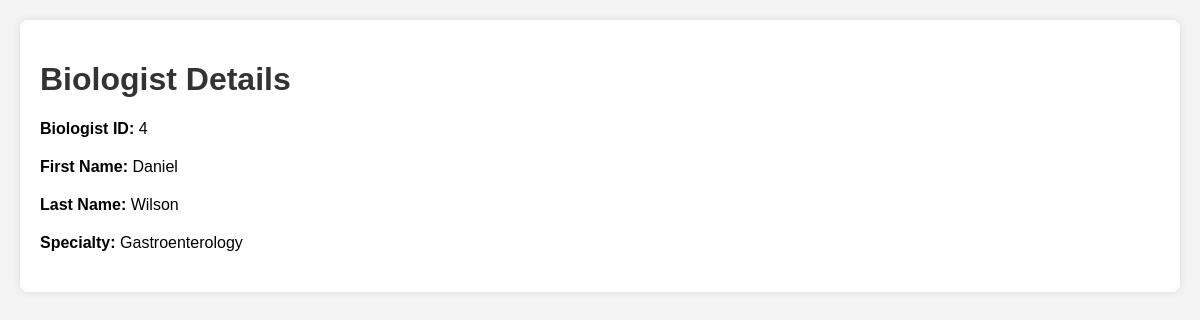
The app's page /biologist/4 with its own data.
### medical_test_center_app/models.py (models this page shows, shortened)
class Biologist(models.Model):
    ID_bio = models.AutoField(primary_key=True)
    firstname_bio = models.CharField(max_length=255)
    lastname_bio = models.CharField(max_length=255)
    specialty = models.CharField(max_length=255)

### medical_test_center_app/views.py (the view)
# urls.py: path('biologist/<int:biologistid>', display_biologist, name='show_biologist'),
def display_biologist(request, biologistid):
    biologist =Biologist.objects.filter(ID_bio=biologistid)
    if len(biologist)==1:
        biologist = biologist[0]
        return render(request, "biologist.html",{"biologist" : biologist})
    else:
        return HttpResponse("Error")

### medical_test_center_app/templates/biologist.html (shortened to what this page needs)
{% load static %}
<!DOCTYPE html>
<html lang="en">
<head>
    <link rel="stylesheet" type="text/css" href="{% static 'css/biologist_detail.css' %}">
</head>
<body>
    <div class="container">
        <h1>Biologist Details</h1>
        <div class="biologist-info">
            <span class="label">Biologist ID:</span> {{ biologist.ID_bio }}
        </div>
        <div class="biologist-info">
            <span class="label">First Name:</span> {{ biologist.firstname_bio }}
        </div>
        <div class="biologist-info">
            <span class="label">Last Name:</span> {{ biologist.lastname_bio }}
        </div>
        <div class="biologist-info">
            <span class="label">Specialty:</span> {{ biologist.specialty }}
        </div>
    </div>
</body>
</html>

### medical_test_center_app/static/css/biologist_detail.css (style rules this page uses)
body { font-family: Arial, sans-serif; background-color: #f4f4f4; margin: 0; padding: 20px; }
h1 { color: #333; }
.container { background-color: #fff; padding: 20px; border-radius: 8px; box-shadow: 0 0 10px rgba(0, 0, 0, 0.1); }
.biologist-info { margin-bottom: 20px; }
.label { font-weight: bold; }

### records on screen
Biologist: ID_bio "4", firstname_bio "Daniel", lastname_bio "Wilson", specialty "Gastroenterology"
